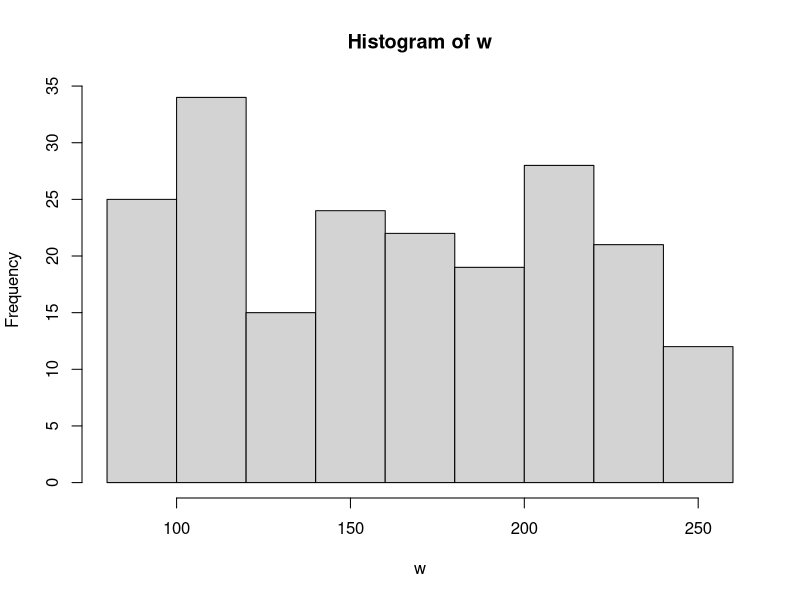
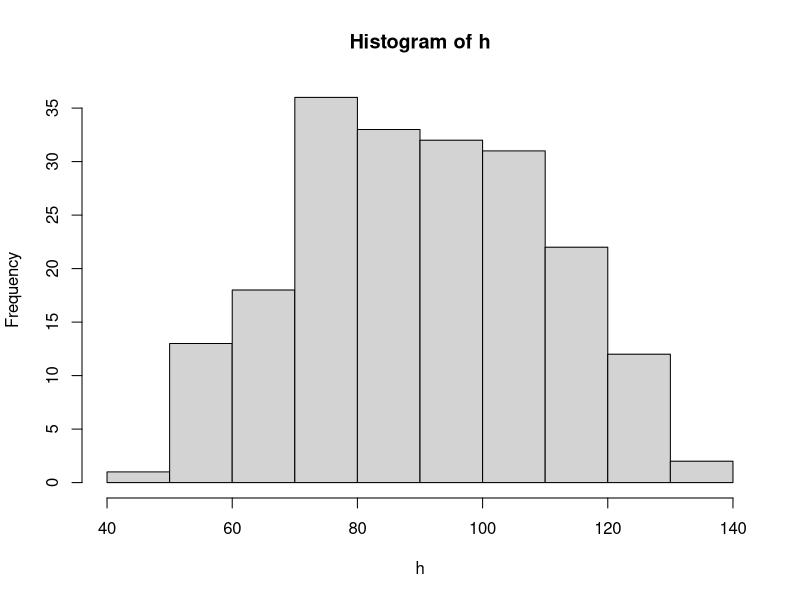
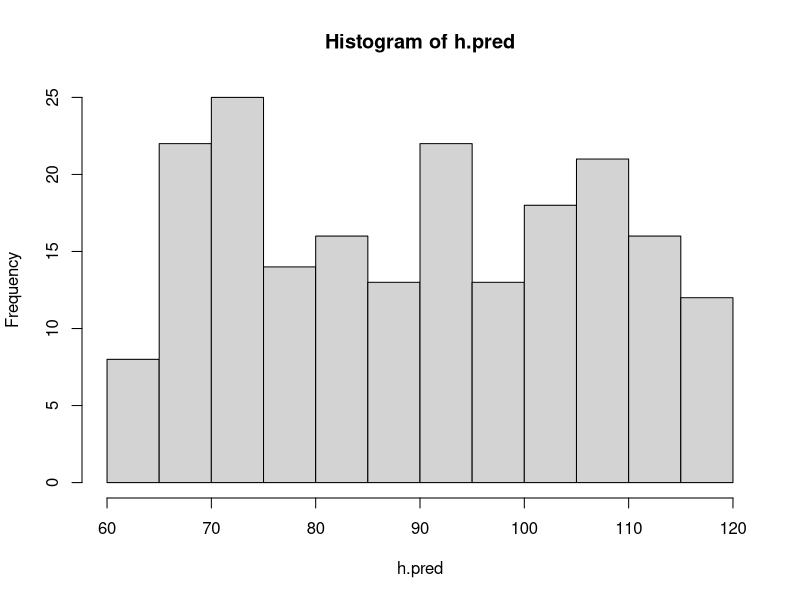
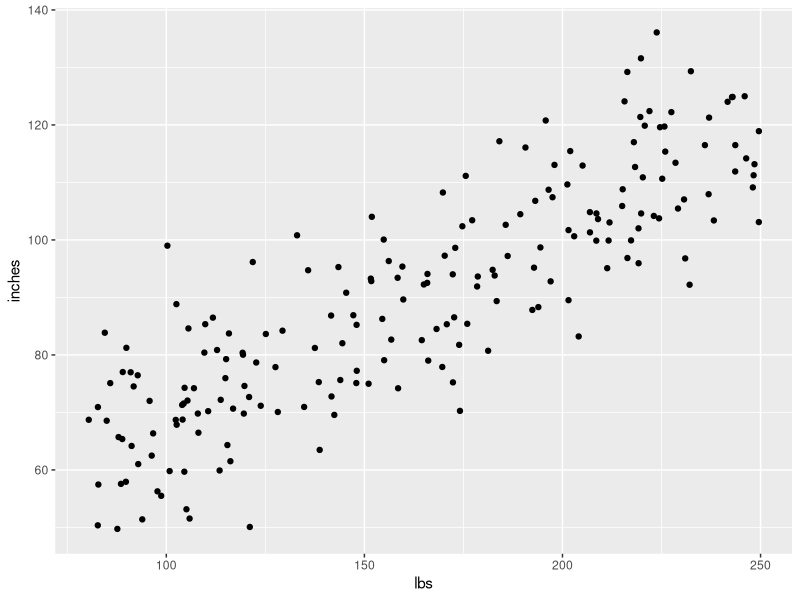
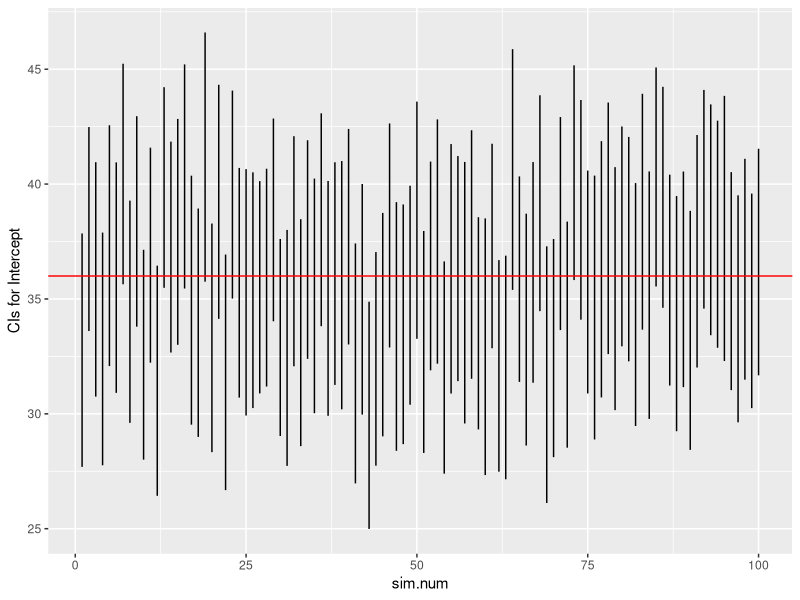
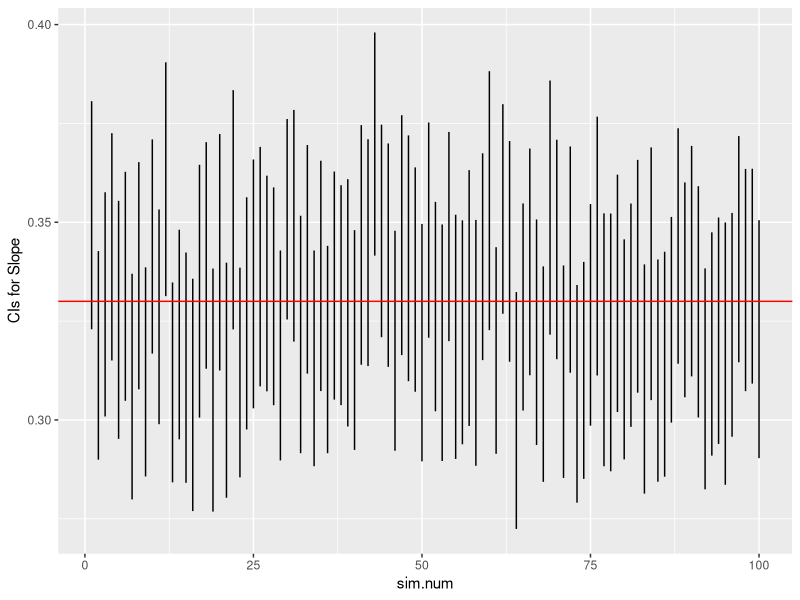
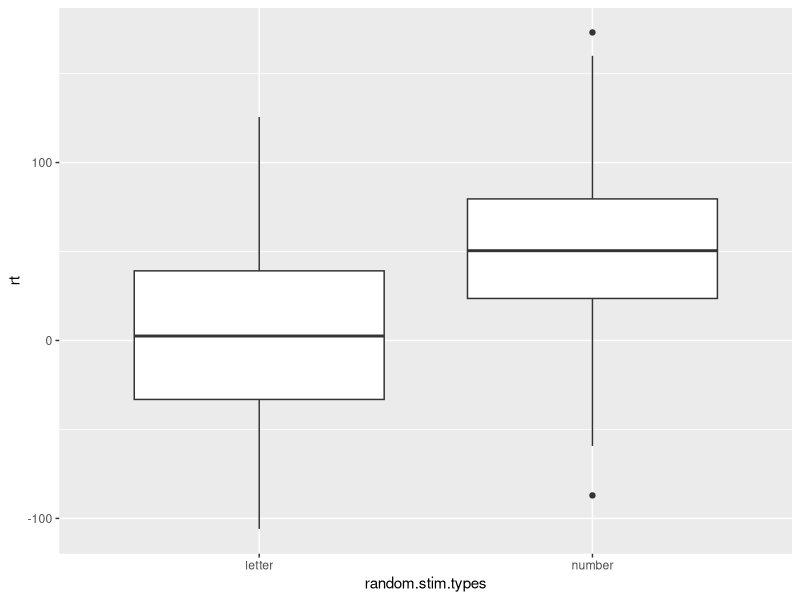
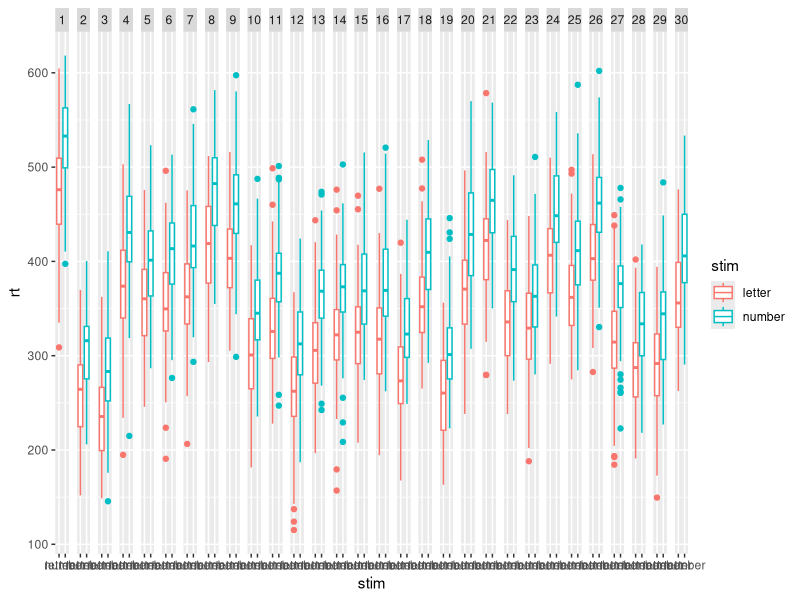

These figures' R source, in order:
## ---- chunk 1
knitr::opts_chunk$set(echo = TRUE)

list.of.packages <- c("ggplot2", "DescTools")

new.packages <- list.of.packages[!(list.of.packages %in% installed.packages()[,"Package"])]
if(length(new.packages)) install.packages(new.packages)

# Loading packages
lapply(list.of.packages, require, character.only = TRUE)
## ---- chunk 2

# choose sample size
sample.n <- 200

# choose intercept and slope
beta0 <- 36   # inches
beta1 <- 0.33  # Rick's guess

# choose standard deviation for error
sigma <- 10 # Rick's guess
## ---- chunk 3
# random weights between 80 lbs and 250 lbs (uniform sampling)
w <- runif(n = sample.n, min = 80, max = 250)

h.pred <- rep(x = beta0, n = sample.n) + beta1 * w

# add random (normal) error
h <- h.pred + rnorm(n = sample.n, mean = 0, sd = sigma)
## ---- chunk 4
library(ggplot2)
library(dplyr)

hist(w)
hist(h)
hist(h.pred)
## ---- chunk 5
# Put h and w into data frame for ggplot
height.weight <- data.frame(inches = h, lbs = w)

# Plot
scatter.1 <- ggplot(data = height.weight) +
  aes(x = lbs, y = inches) +
  geom_point()
scatter.1
## ---- chunk 6

# Could use the raw data
# cor.test(x = w, y = h)
# Or, to use the values in the data frame, use with(...)

with(height.weight, cor.test(x = inches, y = lbs))
## ---- chunk 7
# Save output as a variable
cor.test.inches.lbs <- with(height.weight, cor.test(x = inches, y = lbs))

# What sort of beast is this?
mode(cor.test.inches.lbs)
## ---- chunk 8
# Aha, it's a list, this shows me all of the parts
unlist(cor.test.inches.lbs)

# Looks like the t value is the first element
cor.test.inches.lbs[[1]]
## ---- chunk 9
fit <- lm(formula = inches ~ lbs, data = height.weight)
summary(fit) # Use lm() command to fit formula
(ci <- confint(fit)) # confint() command fits confidence intervals
## ---- chunk 10
# random weights between 80 lbs and 250 lbs (uniform sampling)
w <- runif(n = sample.n, min = 80, max = 250)

h.pred <- rep(x = beta0, n = sample.n) + beta1 * w
h <- h.pred + rnorm(n = sample.n, mean = 0, sd = sigma)
height.weight <- data.frame(inches = h, lbs = w)

fit <- lm(formula = inches ~ lbs, data = height.weight)
summary(fit)
(ci <- confint(fit)) # saves in variable ci and prints
## ---- chunk 11

# define global constants from prior simulation
sample.n = 200
beta0 = 36
beta1 = .33
sigma = 10
min.x = 80
max.x = 250
## ---- chunk 12
Height.weight.sim <- function(sample.n = 200, beta0 = 36, beta1 = .33, sigma = 10, min.x = 80, max.x = 250) {
  # Calculates correlation, intercept, slope estimates for
  # linear relation between two variables
  
  # Args:
  #   sample.n: Number of sample poings, default is 200
  #   beta0: Intercept, default is 36 (inches)
  #   beta1: Slope, default is .33
  #   sigma: Standard deviation of error
  #   min.x: Minimum value for x (weight in lbs)
  #   max.x: Maximum value for x (weight in lbs)
  #
  # Returns:
  #   Named array with values
  #   beta0
  #   beta1
  #   beta0.lo: 2.5% quantile for intercept
  #   beta0.hi  97.5% quantile for intercept
  #   beta1.lo  2.5% quantile for slope
  #   beta1.hi  97.5% quantile for slope

  w <- runif(n = sample.n, min = min.x, max = max.x)

  h.pred <- rep(x = beta0, n = sample.n) + beta1 * w
  h <- h.pred + rnorm(n = sample.n, mean = 0, sd = sigma)
  height.weight <- data.frame(inches = h, lbs = w)

  fit <- lm(formula = inches ~ lbs, data = height.weight)
  ci <- confint(fit)
  
  # Create output vector with named values
  (results <- c("beta0" = beta0, 
    "beta1"= beta1, 
    "beta0.lo" = ci[1,1],
    "beta0.hi" = ci[1,2],
    "beta1.lo" = ci[2,1],
    "beta1.hi" = ci[2,2]))
}
## ---- chunk 13
# Defaults only
Height.weight.sim()

# Larger sample size
Height.weight.sim(sample.n = 500)
## ---- chunk 14
n.simulations = 100
n.vars = 6 # variables Height.weight.sim() outputs

# initialize output array
height.weight.sim.data <- array(0, dim=c(n.simulations, n.vars))

# Repeat Height.weight.sim() n.simulations times
for (i in 1:n.simulations) { 
  height.weight.sim.data[i,] <- Height.weight.sim()
  }
## ---- chunk 15

# Easier to make simulation data a data frame
ht.wt.sims <- as.data.frame(sim.num = 1:n.simulations, height.weight.sim.data)

# Add a variable to index the simulation number
ht.wt.sims$sim.num <- 1:n.simulations

# Plot beta0 min and max (now called V3, V4)
ggplot(data = ht.wt.sims) +
  aes(x = sim.num) +
  geom_linerange(mapping = aes(ymin=V3,
                                ymax=V4)) +
  ylab("CIs for Intercept") +
  geom_hline(yintercept = beta0, color = "red")
## ---- chunk 16
# Plot beta1 min and max (now called V5, V6)
ggplot(data = ht.wt.sims) +
  aes(x = sim.num) +
  geom_linerange(mapping = aes(ymin=V5,
                                ymax=V6)) +
  ylab("CIs for Slope") +
  geom_hline(yintercept = beta1, color = "red")
## ---- chunk 17
# Simulation parameters
n.subs = 30
trials.per.cond = 100

letters.numbers.rt.diff = 50 # ms
rt.mean.across.subs = 35
sigma = 50
cond.labels = c("letter", "number")
cond.rts <- c("letter" = 0, "number" = letters.numbers.rt.diff)

stim.types <- factor(x = rep(x = c(1,2), trials.per.cond), labels = cond.labels)

#sample(factor(x=rep(c("letter", "number"), 100)), 200)
random.stim.types <- sample(stim.types, trials.per.cond*length(cond.labels))

mean.sub.rt <- rnorm(n = 1, mean = rt.mean.across.subs, sd = sigma)
trial.rt <- array(0, dim = length(random.stim.types))

# Generate RTs based on trial, condition
for (t in 1:length(random.stim.types)) {
  trial.rt[t] <- mean.sub.rt + cond.rts[random.stim.types[t]] + rnorm(n = 1, mean = 0, sd = sigma)
}

# Make data frame
letter.number.df <- data.frame(trial = 1:length(random.stim.types), stim = random.stim.types, rt = trial.rt)

ggplot(data = letter.number.df, aes(x = random.stim.types, y = rt)) + geom_boxplot()
## ---- chunk 18
Simulate.sub.rt <- function(trials.per.cond = 100,
                            letters.numbers.rt.diff = 50,
                            rt.mean.across.subs = 350, 
                            sigma = 50) {
  
  cond.rts <- c("letter" = 0, "number" = letters.numbers.rt.diff)
  stim.types <- factor(x = rep(x = c(1,2), trials.per.cond), labels = c("letter", "number"))
  random.stim.types <- sample(stim.types, 200)

  mean.sub.rt <- rnorm(n = 1, mean = rt.mean.across.subs, sd = sigma)
  trial.rt <- array(0, dim = length(random.stim.types))

  # Generate RTs based on trial, condition
  for (t in 1:length(random.stim.types)) {
    trial.rt[t] <- mean.sub.rt + cond.rts[random.stim.types[t]] +
      rnorm(n = 1, mean = 0, sd = sigma)
    }

  # Make data frame
  letter.number.df <- data.frame(trial = 1:length(random.stim.types), 
                                 stim = random.stim.types, 
                                 rt = trial.rt)
}
## ---- chunk 19
Make.sub.rt.df <- function(sub.id) {
  sub.rt.df <- Simulate.sub.rt()
  sub.rt.df$sub.id <- sub.id
  sub.rt.df
}

# Use lapply to make separate data frames for all subs
sub.rt.df.list <- lapply(1:n.subs, Make.sub.rt.df)

# Use Reduce() with the merge function to make one big file
sub.rt.df.merged <- Reduce(function(x, y) merge(x, y, all=TRUE), sub.rt.df.list)
## ---- chunk 20
ggplot(data = sub.rt.df.merged) +
  aes(x=stim, y=rt, color=stim) +
  geom_boxplot() +
  facet_grid(facets = . ~ as.factor(sub.id))
## ---- chunk 21
library(lme4)
fit1 <- lmer(formula = rt ~ stim + (1|sub.id), data = sub.rt.df.merged)
summary(fit1)
## ---- chunk 22
fit2 <- aov(formula = rt ~ stim + Error(as.factor(sub.id)), data = sub.rt.df.merged)
summary(fit2)
